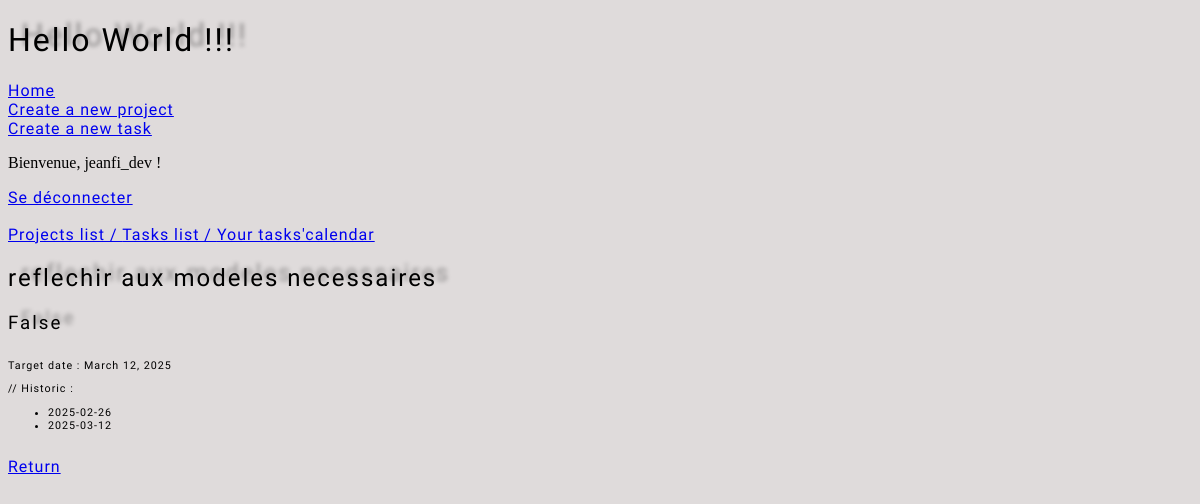
Screenshot of /todo/task_detail/refechir-aux-modeles-necessaires (signed in) with the database file from the repository.
### users/models.py (models this page shows, shortened)
class User (AbstractUser):
  slug = models.SlugField(blank= True)

### todolist/models.py (models this page shows, shortened)
class Task(models.Model):
  category=models.ForeignKey(Category, on_delete=models.CASCADE, related_name="tasks", null=True, blank=True)
  project=models.ForeignKey(Project, on_delete=models.CASCADE, related_name="projects", null=True, blank=True)
  name=models.CharField(max_length=220, unique=True)
  slug=models.SlugField(max_length=220, unique=True, blank=True)
  target_date_task = models.DateField(default=default_target_date)
  done= models.BooleanField(default=False)
  creation_date=models.DateField(default=date.today)
  historic_target_date_task = models.JSONField(default=list, blank=True)

### todolist/views.py (the view)
# urls.py: path('task_detail/<str:slug>', TaskDetailView.as_view(), name='task_detail'),
class TaskDetailView(DetailView):
  model= Task
  template_name= 'todolist/task_detail.html'
  form_class= TaskForm

### todolist/templates/todolist/task_detail.html (shortened to what this page needs)
<!DOCTYPE html>
<html lang="en">
  {% extends 'base.html' %} {% load static %}
    {% block content %}
    <h2>{{ task.name }}</h2>
    <h3>{{ task.done }}</h3>
    <h6>
      Target date : {{ task.target_date_task }}
      // Historic :
      <ul>
        {% for date in task.historic_target_date_task %}
        <li>{{ date }}</li>
        {% endfor %}
      </ul>
    </h6>
    <a href="{% url 'todolist:task_list' %}">Return</a>
    {% endblock %}

### templates/base.html (shortened to what this page needs)
<!DOCTYPE html>
<html lang="en">
  {% load static %}
  <head>
    <link rel="stylesheet" href="{% static 'css/users/style.css' %}" />
  </head>
  <body>
    <h1>Hello World !!!</h1>
    <a href="{% url 'index' %}">Home</a><br />
    <a href="{% url 'todolist:project_creation' %}">Create a new project</a
    ><br />
    <a href="{% url 'todolist:task_creation' %}">Create a new task</a>
    {% if user.is_authenticated %}
    <p>Bienvenue, {{ user.username }} !</p>
    <a href="{% url 'logout' %}">Se déconnecter</a>
    {% else %}
    <p>Personne n'est connecté.</p>
    <a href="{% url 'login' %}">Se connecter</a>
    {% endif %} <br /><br />
    <a href="{% url 'todolist:projects_list' %}">Projects list / </a>
    <a href="{% url 'todolist:task_list' %}">Tasks list / </a>
    <a href="{% url 'todolist:task_calendar_list' %}">Your tasks'calendar</a>
    {% block content %} {% endblock %}
  </body>
</html>

### static/css/users/style.css (style rules this page uses)
body { background-color: rgb(223, 219, 219); }
a, h6 { letter-spacing: 1px; font-family: "Creepster", "Times New Roman", Times, serif; font-weight: 50; font-style: normal; }
h1 { letter-spacing: 2px; text-shadow: 13px -5px 4px #00000057; font-family: "Creepster", "Times New Roman", Times, serif; font-weight: 400; font-style: normal; }
h2 { letter-spacing: 2px; text-shadow: 13px -5px 4px #00000057; font-family: "Creepster", "Times New Roman", Times, serif; font-weight: 200; font-style: normal; }
h3 { letter-spacing: 2px; text-shadow: 13px -5px 4px #00000057; font-family: "Creepster", "Times New Roman", Times, serif; font-weight: 175; font-style: normal; }

### rows the page displays
User: username "jeanfi_dev"
Task: name "reflechir aux modeles necessaires", done "False", target_date_task "March 12, 2025"

### other values shown
{{ date }} "2025-02-26" "2025-03-12"
